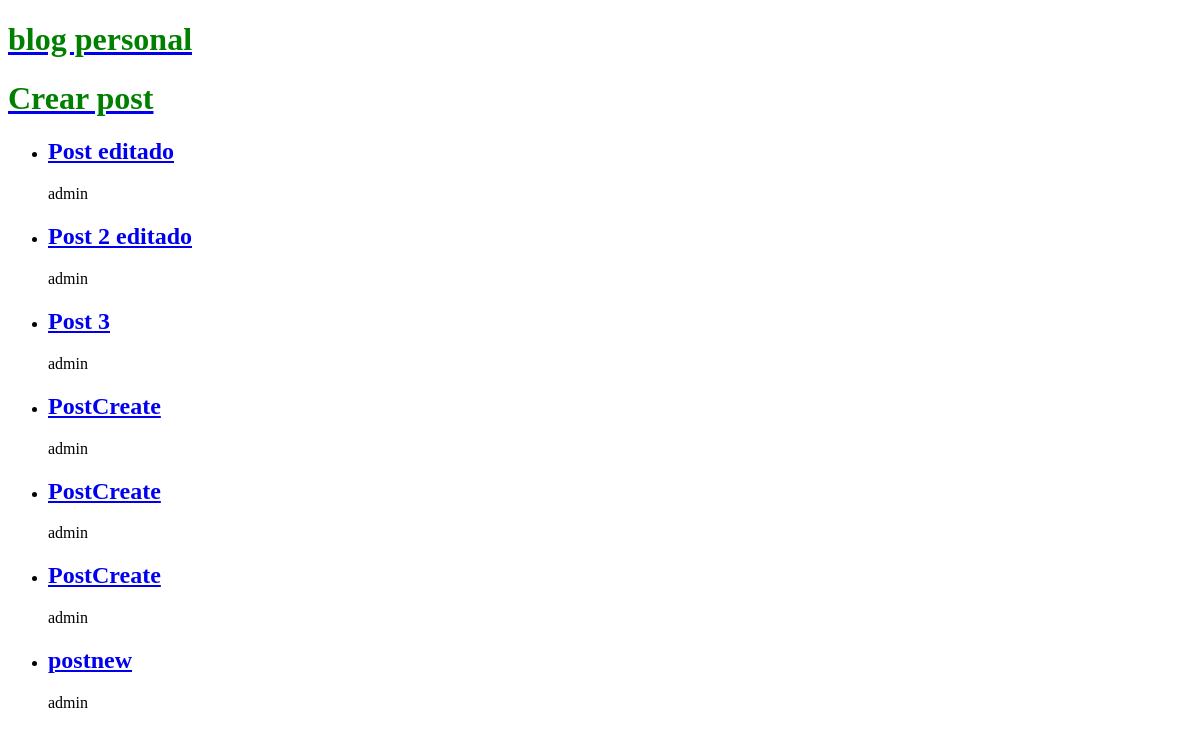
The app's page /, older data.
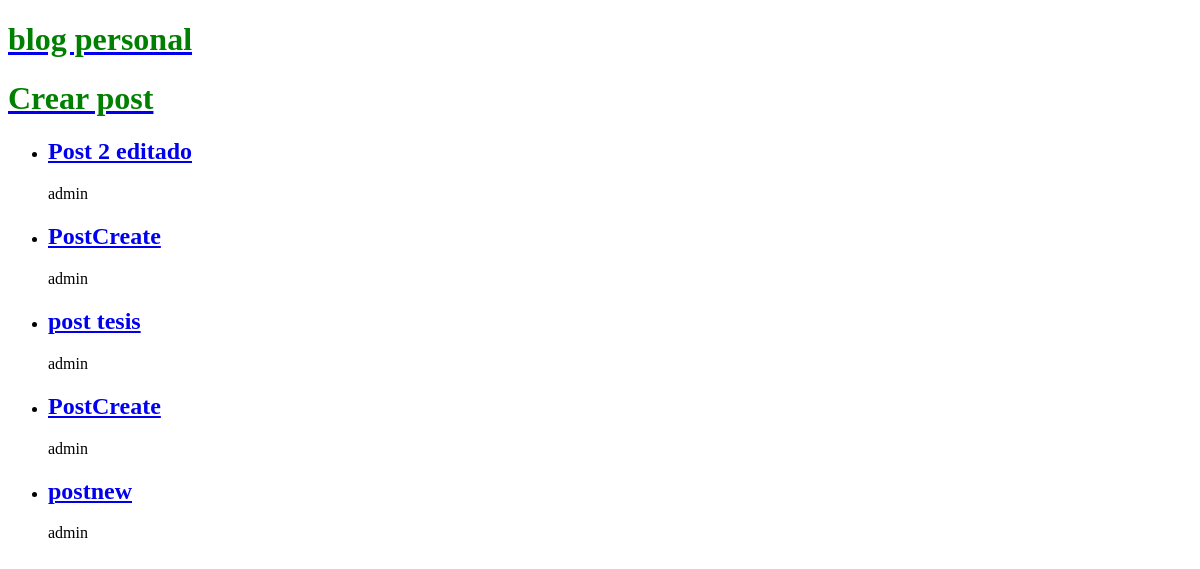
The same page, newer data.
### blogs/models.py (models this page shows, shortened)
class Post(models.Model):
    title = models.CharField(max_length=200)
    body = models.TextField()
    created_at = models.DateTimeField(auto_now_add=True)
    updated_at = models.DateTimeField(auto_now=True)
    author = models.ForeignKey("auth.User", on_delete=models.CASCADE)

### blogs/views.py (the view)
# urls.py: path("", PostListView.as_view(), name="post_list"),
class PostListView(ListView):
    model = Post
    template_name = "post_list.html"

### templates/post_list.html
{% extends '_base.html' %}
{% block content %}
    {% for publication in post_list %}
        <ul>
            <li>
                <a href="{% url 'post-detail' publication.id %}"><h2>{{ publication.title }}</h2></a>
                <p>{{ publication.author }}</p>
            </li>
        </ul>
    {% endfor %}
{% endblock content %}

Row changes from the older to the newer data that the page shows:
removed Post: title "Post editado", author "admin"
removed Post: title "Post 3", author "admin"
changed Post: title "PostCreate" → "post tesis"
